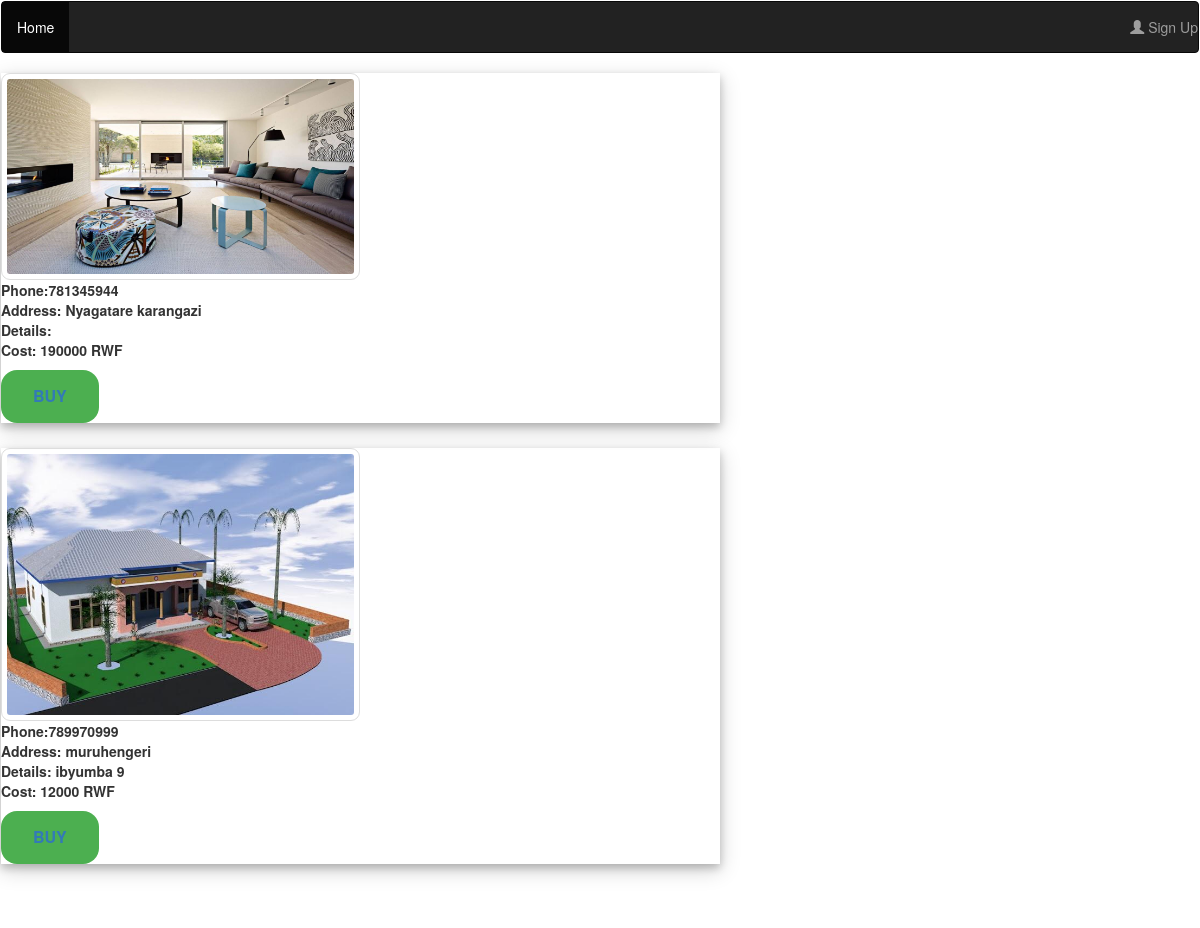
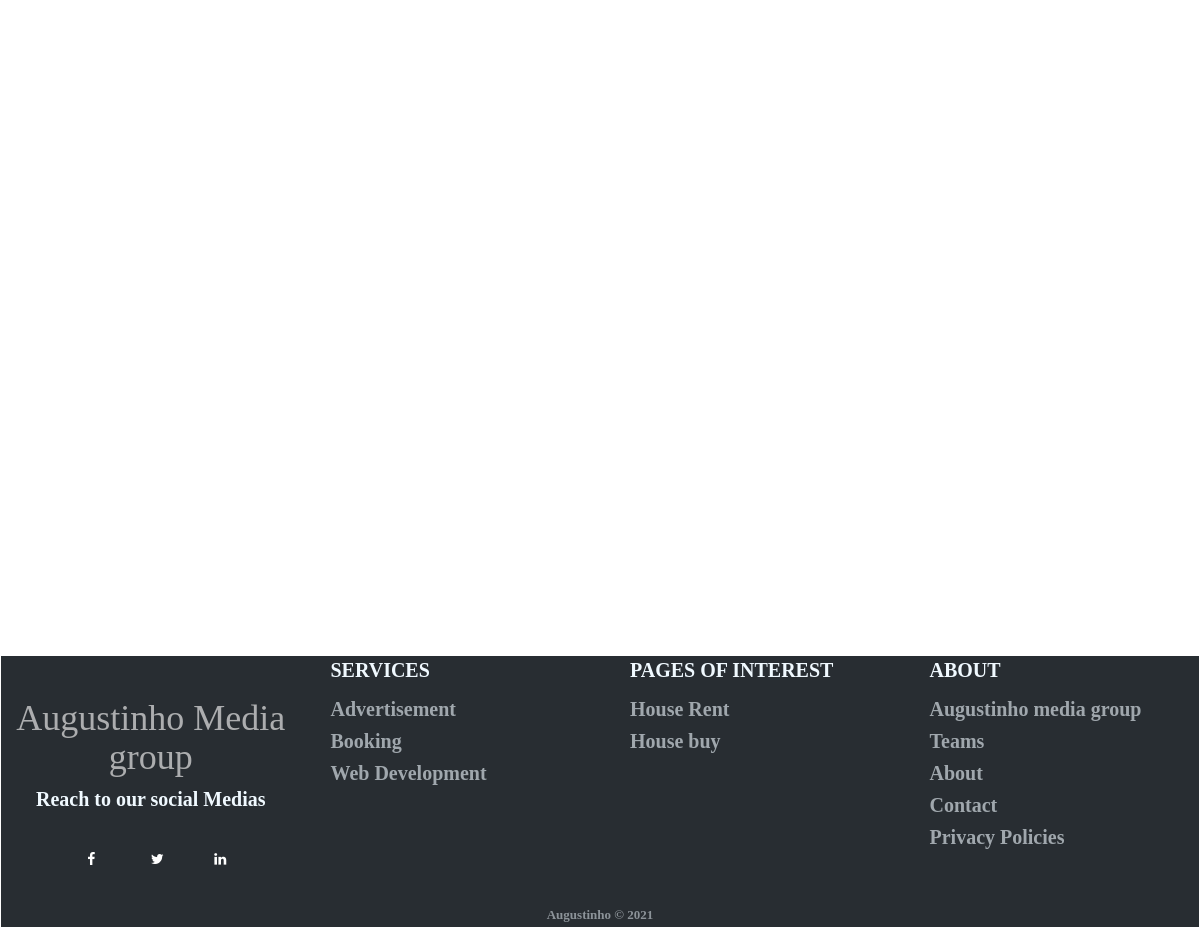
The page /house_nouthpost.php on the database its author committed (2 pictures, top to bottom).
### tables this page shows
CREATE TABLE `house_nouth` (
  `ID` int(11) NOT NULL,
  `filenames` varchar(255) NOT NULL,
  `Phone_Number` int(11) NOT NULL,
  `HouseAddress` varchar(255) NOT NULL,
  `Details` varchar(255) NOT NULL,
  `Cost` int(11) NOT NULL,
  `Done_at` timestamp NOT NULL DEFAULT current_timestamp() ON UPDATE current_timestamp()
);

### house_nouthpost.php (the view, shortened to what this page needs)
<?php
$conn= mysqli_connect('localhost','root','','housing system');
?>
<?php include 'navigation bar.php';?>
<?php
$sql='SELECT ID,Phone_Number,HouseAddress,Cost,Details,filenames FROM  house_nouth';
$result=mysqli_query($conn,$sql);
$dsply=mysqli_fetch_all($result,MYSQLI_ASSOC);
?>
<html>
<link rel="stylesheet" href="footer.css">
<link rel="stylesheet" href="https://cdnjs.cloudflare.com/ajax/libs/font-awesome/4.7.0/css/font-awesome.min.css">
<body>
        <?php foreach($dsply as $dsply): ?>
<div class="polaroid"><img src="<?php echo htmlspecialchars($dsply['filenames'])?>"style ="border: 1px solid #ddd;"> <br/>
        <b>Phone:<?php echo htmlspecialchars($dsply['Phone_Number'])?> <br>
        <b>Address: <?php echo htmlspecialchars($dsply['HouseAddress'])?> </b><br/>
        <b> Details: <?php echo htmlspecialchars($dsply['Details'])?>  </b><br>
        <b> Cost: <?php echo htmlspecialchars($dsply['Cost'])?> RWF </b>
       <button> <a href="buying details.php" onmouseover="mousover1(this)" onmouseout="mousout1(this)">BUY</a></button>
        </div>
     <?php endforeach; ?>
<footer>
  <div class="footer-dark" style="margin-top: 720px;">
        <div class="rowfooter">
          <div class="columnfooter">
            <h1>Augustinho Media group</h1>
          <h2>Reach to our social Medias</h2>
              <a href="#" class="fa fa-facebook"></a>
              <a href="#" class="fa fa-twitter"></a>
              <a href="#" class="fa fa-linkedin"></a>
          </div>
            <div class="columnfooter">
                            <ul type="none">
                                <h2>SERVICES</h2>
                                <li><a href="#">Advertisement</a></li>
                                <li><a href="#">Booking </a></li>
                                <li><a href="#">Web Development</a></li>
                            </ul>
            </div>
            <div class="columnfooter">
              <ul type="none">
                  <h2>PAGES OF INTEREST</h2>
                  <li><a href="#">House Rent</a></li>
                  <li><a href="#">House buy</a></li>
              </ul>
      </div>
            <div class="columnfooter">
                <ul type="none">
                    <h2>ABOUT</h2>
                    <li><a href="">Augustinho media group</a></li>
                    <li><a href="">Teams</a></li>
                    <li><a href="#">About</a></li>
                    <li><a href="contact.html">Contact</a></li>
                    <li><a href="">Privacy Policies</a></li>
                </ul>
            </div>
          </div>
      <p class="copyright">Augustinho © 2021</p>
      </div>
      </footer>
</body>
</html>

### footer.css (style rules this page uses)
.footer-dark { padding:3px 0; color:#f0f9ff; background-color:#282d32; font-weight:bold; font-family: serif; }
.footer-dark h2 { margin-top:0; margin-bottom:12px; font-weight:bold; font-size:20px; }
.footer-dark ul { text-align: left; padding:0; list-style:none; line-height:1.6; font-size:14px; margin-bottom:0; margin-left: 30px; margin-right: 30px; }
.footer-dark ul a { color:inherit; text-decoration:none; opacity:0.6; font-size:20px }
h1 { color:rgb(228, 228, 228); padding-top:20px; text-align: center; opacity: 0.7; padding-bottom: 0px; }
.footer-dark p { opacity:0.6; margin-bottom:0; }
.footer-dark .copyright { text-align:center; padding-top:24px; opacity:0.5; font-size:13px; margin-bottom:0; }
.columnfooter { text-align:center; float: left; width: 25%; }
.rowfooter:after { content: " "; display: table; clear: both; }
.fa { padding: 25px; text-align: center; margin: 5px 5px 5px 5px; font-size: 25px; width: 30px; height: 30px; border-radius: 10px; text-decoration: none; }
.fa-facebook { background: none; color: white; }
.fa-twitter { background: none; color: white; }
.fa-linkedin { background: none; color: white; }

### house_nouthpost.php (style rules this page uses)
body { margin:1px; }
div.polaroid { width: 60%; background-color: none; box-shadow: 0 4px 8px 0 rgba(0, 0, 0, 0.2), 0 6px 20px 0 rgba(0, 0, 0, 0.19); margin-bottom: 25px; }
div.polaroid img { border: 1px solid #ddd; border-radius: 9px; padding: 5px; height: 40%; width: 50%; font: left; }
div.polaroid button { background-color: #4CAF50; border: none; color: white; padding: 15px 32px; text-align: center; text-decoration: none; display: inline-block; font-size: 16px; border-radius: 16px; }
div.polaroid button a { text-decoration: none; }

### rows shown on the page
house_nouth: filenames (picture), Phone_Number "781345944", HouseAddress "Nyagatare karangazi", Cost "190000"
house_nouth: filenames (picture), Phone_Number "789970999", HouseAddress "muruhengeri", Details "ibyumba 9", Cost "12000"
